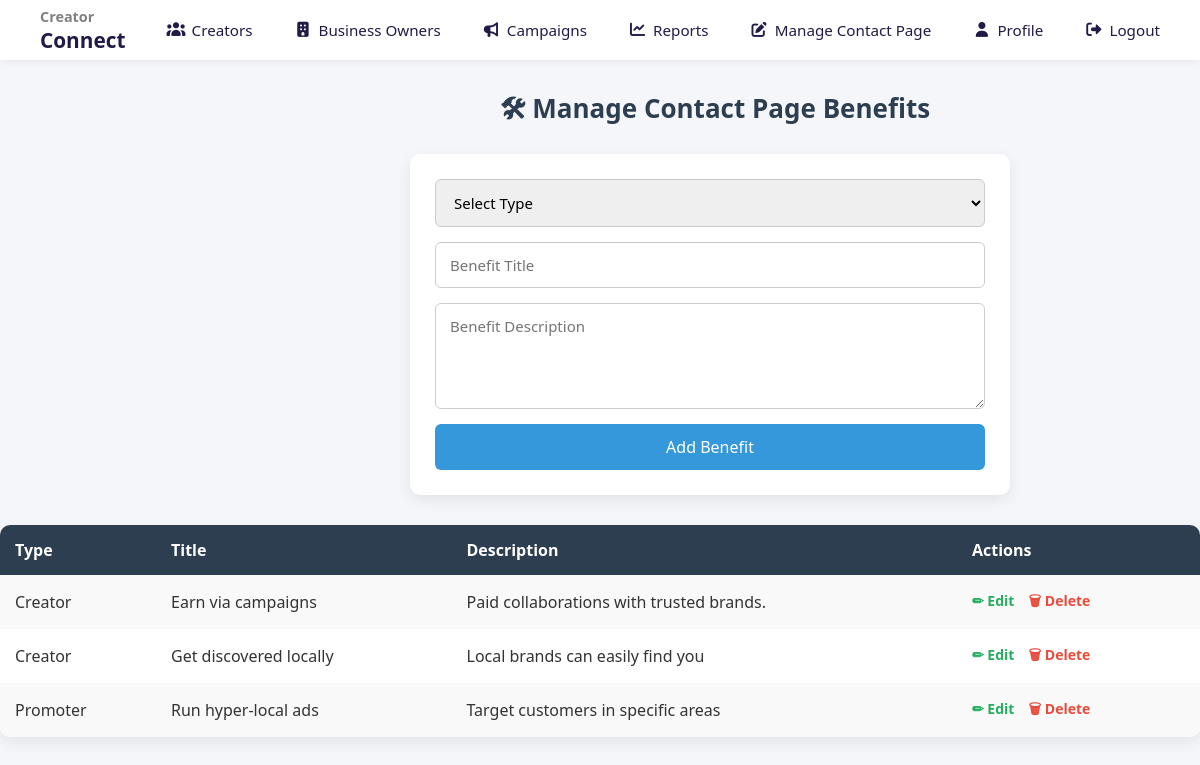
The page /Admin/manage_contact.php (signed in) on the database its author committed.
### tables this page shows
CREATE TABLE IF NOT EXISTS `contact_benefits` (
  `id` int NOT NULL AUTO_INCREMENT,
  `type` enum('creator','promoter') NOT NULL,
  `title` varchar(255) NOT NULL,
  `description` text NOT NULL,
  `created_at` timestamp NULL DEFAULT CURRENT_TIMESTAMP,
  PRIMARY KEY (`id`)
);

### Admin/manage_contact.php (the view, shortened to what this page needs)
<?php
require_once __DIR__ . "/../Common Files/config.php";
$edit = null;
$benefits = $conn->query(
    "SELECT * FROM contact_benefits
     ORDER BY type ASC, id DESC"
);
?>
<!DOCTYPE html>
<html lang="en">
<head>
</head>
<body>
<link rel="stylesheet" href="manage_contact.css">
<?php include("../Common Files/navbar.php"); ?>
<h2>🛠 Manage Contact Page Benefits</h2>
<div class="form-box">
<form method="post">
    <select name="type" required>
        <option value="">Select Type</option>
    </select>
    <input type="text" name="title" placeholder="Benefit Title"
           value="<?= htmlspecialchars($edit['title'] ?? '') ?>" required>
    <textarea name="description" rows="4" placeholder="Benefit Description" required><?= htmlspecialchars($edit['description'] ?? '') ?></textarea>
    <button type="submit">
        <?= $edit ? 'Update Benefit' : 'Add Benefit' ?>
    </button>
</form>
</div>
<table>
<tr>
    <th>Type</th>
    <th>Title</th>
    <th>Description</th>
    <th>Actions</th>
</tr>
<?php while($b = $benefits->fetch_assoc()): ?>
<tr>
    <td><?= ucfirst($b['type']) ?></td>
    <td><?= htmlspecialchars($b['title']) ?></td>
    <td><?= htmlspecialchars($b['description']) ?></td>
    <td class="actions">
<a href="edit_benefit.php?id=<?= $b['id'] ?>">✏ Edit</a>
        <a class="delete" href="?delete=<?= $b['id'] ?>" onclick="return confirm('Delete this benefit?')">🗑 Delete</a>
    </td>
</tr>
<?php endwhile; ?>
</table>
</body>
</html>

### Admin/manage_contact.css (style rules this page uses)
* { margin: 0; padding: 0; box-sizing: border-box; font-family: "Segoe UI", Tahoma, Geneva, Verdana, sans-serif; }
body { background: #f4f6f9; color: #333; }
h2 { margin: 20px 0; font-size: 26px; color: #2c3e50; padding-left: 500px; padding-right: 100px; }
.form-box { background: #ffffff; padding: 25px; margin-left: 410px; border-radius: 10px; max-width: 600px; box-shadow: 0 5px 15px rgba(0,0,0,0.08); margin-bottom: 30px; }
.form-box form { display: flex; flex-direction: column; gap: 15px; }
.form-box select, .form-box input, .form-box textarea { width: 100%; padding: 12px 14px; border: 1px solid #ccc; border-radius: 6px; font-size: 15px; transition: 0.3s; }
.form-box textarea { resize: vertical; }
.form-box button { background: #3498db; color: #fff; border: none; padding: 12px; font-size: 16px; border-radius: 6px; cursor: pointer; transition: 0.3s; }
table { width: 100%; border-collapse: collapse; background: #ffffff; border-radius: 10px; overflow: hidden; box-shadow: 0 5px 15px rgba(0,0,0,0.08); }
table th, table td { padding: 14px 15px; text-align: left; }
table th { background: #2c3e50; color: #fff; font-weight: 600; }
table tr:nth-child(even) { background: #f9f9f9; }
.actions a { text-decoration: none; margin-right: 10px; font-weight: 600; font-size: 14px; }
.actions a:first-child { color: #27ae60; }
.actions a.delete { color: #e74c3c; }

### Common Files/navbar.css (style rules this page uses)
* { margin: 0; padding: 0; box-sizing: border-box; font-family: "Segoe UI", sans-serif; }
body { padding-top: 70px; }

### rows shown on the page
contact_benefits: type "Creator", title "Earn via campaigns", description "Paid collaborations with trusted brands."
contact_benefits: type "Creator", title "Get discovered locally", description "Local brands can easily find you"
contact_benefits: type "Promoter", title "Run hyper-local ads", description "Target customers in specific areas"
